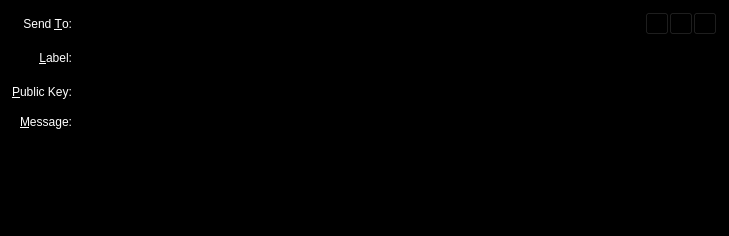
<?xml version="1.0" encoding="UTF-8"?>
<ui version="4.0">
 <class>SendMessagesEntry</class>
 <widget class="QFrame" name="SendMessagesEntry">
  <property name="geometry">
   <rect>
    <x>0</x>
    <y>0</y>
    <width>729</width>
    <height>236</height>
   </rect>
  </property>
  <property name="palette">
   <palette>
    <active>
     <colorrole role="WindowText">
      <brush brushstyle="SolidPattern">
       <color alpha="255">
        <red>255</red>
        <green>255</green>
        <blue>255</blue>
       </color>
      </brush>
     </colorrole>
     <colorrole role="Button">
      <brush brushstyle="SolidPattern">
       <color alpha="255">
        <red>0</red>
        <green>0</green>
        <blue>0</blue>
       </color>
      </brush>
     </colorrole>
     <colorrole role="Light">
      <brush brushstyle="SolidPattern">
       <color alpha="255">
        <red>0</red>
        <green>0</green>
        <blue>0</blue>
       </color>
      </brush>
     </colorrole>
     <colorrole role="Midlight">
      <brush brushstyle="SolidPattern">
       <color alpha="255">
        <red>0</red>
        <green>0</green>
        <blue>0</blue>
       </color>
      </brush>
     </colorrole>
     <colorrole role="Dark">
      <brush brushstyle="SolidPattern">
       <color alpha="255">
        <red>0</red>
        <green>0</green>
        <blue>0</blue>
       </color>
      </brush>
     </colorrole>
     <colorrole role="Mid">
      <brush brushstyle="SolidPattern">
       <color alpha="255">
        <red>0</red>
        <green>0</green>
        <blue>0</blue>
       </color>
      </brush>
     </colorrole>
     <colorrole role="Text">
      <brush brushstyle="SolidPattern">
       <color alpha="255">
        <red>255</red>
        <green>255</green>
        <blue>255</blue>
       </color>
      </brush>
     </colorrole>
     <colorrole role="BrightText">
      <brush brushstyle="SolidPattern">
       <color alpha="255">
        <red>255</red>
        <green>255</green>
        <blue>255</blue>
       </color>
      </brush>
     </colorrole>
     <colorrole role="ButtonText">
      <brush brushstyle="SolidPattern">
       <color alpha="255">
        <red>255</red>
        <green>255</green>
        <blue>255</blue>
       </color>
      </brush>
     </colorrole>
     <colorrole role="Base">
      <brush brushstyle="SolidPattern">
       <color alpha="255">
        <red>0</red>
        <green>0</green>
        <blue>0</blue>
       </color>
      </brush>
     </colorrole>
     <colorrole role="Window">
      <brush brushstyle="SolidPattern">
       <color alpha="255">
        <red>0</red>
        <green>0</green>
        <blue>0</blue>
       </color>
      </brush>
     </colorrole>
     <colorrole role="Shadow">
      <brush brushstyle="SolidPattern">
       <color alpha="255">
        <red>0</red>
        <green>0</green>
        <blue>0</blue>
       </color>
      </brush>
     </colorrole>
     <colorrole role="AlternateBase">
      <brush brushstyle="SolidPattern">
       <color alpha="255">
        <red>0</red>
        <green>0</green>
        <blue>0</blue>
       </color>
      </brush>
     </colorrole>
     <colorrole role="ToolTipBase">
      <brush brushstyle="SolidPattern">
       <color alpha="255">
        <red>255</red>
        <green>255</green>
        <blue>220</blue>
       </color>
      </brush>
     </colorrole>
     <colorrole role="ToolTipText">
      <brush brushstyle="SolidPattern">
       <color alpha="255">
        <red>0</red>
        <green>0</green>
        <blue>0</blue>
       </color>
      </brush>
     </colorrole>
    </active>
    <inactive>
     <colorrole role="WindowText">
      <brush brushstyle="SolidPattern">
       <color alpha="255">
        <red>255</red>
        <green>255</green>
        <blue>255</blue>
       </color>
      </brush>
     </colorrole>
     <colorrole role="Button">
      <brush brushstyle="SolidPattern">
       <color alpha="255">
        <red>0</red>
        <green>0</green>
        <blue>0</blue>
       </color>
      </brush>
     </colorrole>
     <colorrole role="Light">
      <brush brushstyle="SolidPattern">
       <color alpha="255">
        <red>0</red>
        <green>0</green>
        <blue>0</blue>
       </color>
      </brush>
     </colorrole>
     <colorrole role="Midlight">
      <brush brushstyle="SolidPattern">
       <color alpha="255">
        <red>0</red>
        <green>0</green>
        <blue>0</blue>
       </color>
      </brush>
     </colorrole>
     <colorrole role="Dark">
      <brush brushstyle="SolidPattern">
       <color alpha="255">
        <red>0</red>
        <green>0</green>
        <blue>0</blue>
       </color>
      </brush>
     </colorrole>
     <colorrole role="Mid">
      <brush brushstyle="SolidPattern">
       <color alpha="255">
        <red>0</red>
        <green>0</green>
        <blue>0</blue>
       </color>
      </brush>
     </colorrole>
     <colorrole role="Text">
      <brush brushstyle="SolidPattern">
       <color alpha="255">
        <red>255</red>
        <green>255</green>
        <blue>255</blue>
       </color>
      </brush>
     </colorrole>
     <colorrole role="BrightText">
      <brush brushstyle="SolidPattern">
       <color alpha="255">
        <red>255</red>
        <green>255</green>
        <blue>255</blue>
       </color>
      </brush>
     </colorrole>
     <colorrole role="ButtonText">
      <brush brushstyle="SolidPattern">
       <color alpha="255">
        <red>255</red>
        <green>255</green>
        <blue>255</blue>
       </color>
      </brush>
     </colorrole>
     <colorrole role="Base">
      <brush brushstyle="SolidPattern">
       <color alpha="255">
        <red>0</red>
        <green>0</green>
        <blue>0</blue>
       </color>
      </brush>
     </colorrole>
     <colorrole role="Window">
      <brush brushstyle="SolidPattern">
       <color alpha="255">
        <red>0</red>
        <green>0</green>
        <blue>0</blue>
       </color>
      </brush>
     </colorrole>
     <colorrole role="Shadow">
      <brush brushstyle="SolidPattern">
       <color alpha="255">
        <red>0</red>
        <green>0</green>
        <blue>0</blue>
       </color>
      </brush>
     </colorrole>
     <colorrole role="AlternateBase">
      <brush brushstyle="SolidPattern">
       <color alpha="255">
        <red>0</red>
        <green>0</green>
        <blue>0</blue>
       </color>
      </brush>
     </colorrole>
     <colorrole role="ToolTipBase">
      <brush brushstyle="SolidPattern">
       <color alpha="255">
        <red>255</red>
        <green>255</green>
        <blue>220</blue>
       </color>
      </brush>
     </colorrole>
     <colorrole role="ToolTipText">
      <brush brushstyle="SolidPattern">
       <color alpha="255">
        <red>0</red>
        <green>0</green>
        <blue>0</blue>
       </color>
      </brush>
     </colorrole>
    </inactive>
    <disabled>
     <colorrole role="WindowText">
      <brush brushstyle="SolidPattern">
       <color alpha="255">
        <red>255</red>
        <green>255</green>
        <blue>255</blue>
       </color>
      </brush>
     </colorrole>
     <colorrole role="Button">
      <brush brushstyle="SolidPattern">
       <color alpha="255">
        <red>0</red>
        <green>0</green>
        <blue>0</blue>
       </color>
      </brush>
     </colorrole>
     <colorrole role="Light">
      <brush brushstyle="SolidPattern">
       <color alpha="255">
        <red>0</red>
        <green>0</green>
        <blue>0</blue>
       </color>
      </brush>
     </colorrole>
     <colorrole role="Midlight">
      <brush brushstyle="SolidPattern">
       <color alpha="255">
        <red>0</red>
        <green>0</green>
        <blue>0</blue>
       </color>
      </brush>
     </colorrole>
     <colorrole role="Dark">
      <brush brushstyle="SolidPattern">
       <color alpha="255">
        <red>0</red>
        <green>0</green>
        <blue>0</blue>
       </color>
      </brush>
     </colorrole>
     <colorrole role="Mid">
      <brush brushstyle="SolidPattern">
       <color alpha="255">
        <red>0</red>
        <green>0</green>
        <blue>0</blue>
       </color>
      </brush>
     </colorrole>
     <colorrole role="Text">
      <brush brushstyle="SolidPattern">
       <color alpha="255">
        <red>255</red>
        <green>255</green>
        <blue>255</blue>
       </color>
      </brush>
     </colorrole>
     <colorrole role="BrightText">
      <brush brushstyle="SolidPattern">
       <color alpha="255">
        <red>255</red>
        <green>255</green>
        <blue>255</blue>
       </color>
      </brush>
     </colorrole>
     <colorrole role="ButtonText">
      <brush brushstyle="SolidPattern">
       <color alpha="255">
        <red>255</red>
        <green>255</green>
        <blue>255</blue>
       </color>
      </brush>
     </colorrole>
     <colorrole role="Base">
      <brush brushstyle="SolidPattern">
       <color alpha="255">
        <red>0</red>
        <green>0</green>
        <blue>0</blue>
       </color>
      </brush>
     </colorrole>
     <colorrole role="Window">
      <brush brushstyle="SolidPattern">
       <color alpha="255">
        <red>0</red>
        <green>0</green>
        <blue>0</blue>
       </color>
      </brush>
     </colorrole>
     <colorrole role="Shadow">
      <brush brushstyle="SolidPattern">
       <color alpha="255">
        <red>0</red>
        <green>0</green>
        <blue>0</blue>
       </color>
      </brush>
     </colorrole>
     <colorrole role="AlternateBase">
      <brush brushstyle="SolidPattern">
       <color alpha="255">
        <red>0</red>
        <green>0</green>
        <blue>0</blue>
       </color>
      </brush>
     </colorrole>
     <colorrole role="ToolTipBase">
      <brush brushstyle="SolidPattern">
       <color alpha="255">
        <red>255</red>
        <green>255</green>
        <blue>220</blue>
       </color>
      </brush>
     </colorrole>
     <colorrole role="ToolTipText">
      <brush brushstyle="SolidPattern">
       <color alpha="255">
        <red>0</red>
        <green>0</green>
        <blue>0</blue>
       </color>
      </brush>
     </colorrole>
    </disabled>
   </palette>
  </property>
  <property name="windowTitle">
   <string>Form</string>
  </property>
  <property name="frameShape">
   <enum>QFrame::StyledPanel</enum>
  </property>
  <property name="frameShadow">
   <enum>QFrame::Sunken</enum>
  </property>
  <layout class="QGridLayout" name="gridLayout">
   <property name="spacing">
    <number>12</number>
   </property>
   <item row="3" column="2">
    <layout class="QHBoxLayout" name="sendToLayout">
     <property name="spacing">
      <number>0</number>
     </property>
     <item>
      <widget class="QValidatedLineEdit" name="sendTo">
       <property name="toolTip">
        <string>The address to send the payment to  (e.g. D6f2HnKGapfyWv9RqLXTvJV8qjDvRCqyLK)</string>
       </property>
       <property name="maxLength">
        <number>34</number>
       </property>
      </widget>
     </item>
     <item>
      <widget class="QToolButton" name="addressBookButton">
       <property name="toolTip">
        <string>Choose address from address book</string>
       </property>
       <property name="text">
        <string/>
       </property>
       <property name="icon">
        <iconset resource="../darksilk.qrc">
         <normaloff>:/icons/address-book</normaloff>:/icons/address-book</iconset>
       </property>
       <property name="shortcut">
        <string>Alt+A</string>
       </property>
      </widget>
     </item>
     <item>
      <widget class="QToolButton" name="pasteButton">
       <property name="toolTip">
        <string>Paste address from clipboard</string>
       </property>
       <property name="text">
        <string/>
       </property>
       <property name="icon">
        <iconset resource="../darksilk.qrc">
         <normaloff>:/icons/editpaste</normaloff>:/icons/editpaste</iconset>
       </property>
       <property name="shortcut">
        <string>Alt+P</string>
       </property>
      </widget>
     </item>
     <item>
      <widget class="QToolButton" name="deleteButton">
       <property name="toolTip">
        <string>Remove this recipient</string>
       </property>
       <property name="text">
        <string/>
       </property>
       <property name="icon">
        <iconset resource="../darksilk.qrc">
         <normaloff>:/icons/remove</normaloff>:/icons/remove</iconset>
       </property>
      </widget>
     </item>
    </layout>
   </item>
   <item row="6" column="0">
    <widget class="QLabel" name="messageLabel">
     <property name="text">
      <string>&amp;Message:</string>
     </property>
     <property name="alignment">
      <set>Qt::AlignRight|Qt::AlignTop|Qt::AlignTrailing</set>
     </property>
     <property name="buddy">
      <cstring>messageText</cstring>
     </property>
    </widget>
   </item>
   <item row="3" column="0">
    <widget class="QLabel" name="label_2">
     <property name="text">
      <string>Send &amp;To:</string>
     </property>
     <property name="alignment">
      <set>Qt::AlignRight|Qt::AlignTrailing|Qt::AlignVCenter</set>
     </property>
     <property name="buddy">
      <cstring>sendTo</cstring>
     </property>
    </widget>
   </item>
   <item row="6" column="2">
    <widget class="QValidatedTextEdit" name="messageText">
     <property name="mouseTracking">
      <bool>true</bool>
     </property>
     <property name="focusPolicy">
      <enum>Qt::WheelFocus</enum>
     </property>
     <property name="tabChangesFocus">
      <bool>false</bool>
     </property>
    </widget>
   </item>
   <item row="4" column="2">
    <widget class="QValidatedLineEdit" name="addAsLabel">
     <property name="enabled">
      <bool>true</bool>
     </property>
     <property name="toolTip">
      <string>Enter a label for this address to add it to your address book</string>
     </property>
    </widget>
   </item>
   <item row="4" column="0">
    <widget class="QLabel" name="label_4">
     <property name="text">
      <string>&amp;Label:</string>
     </property>
     <property name="alignment">
      <set>Qt::AlignRight|Qt::AlignTrailing|Qt::AlignVCenter</set>
     </property>
     <property name="buddy">
      <cstring>addAsLabel</cstring>
     </property>
    </widget>
   </item>
   <item row="5" column="0">
    <widget class="QLabel" name="publicKeyLabel">
     <property name="text">
      <string>&amp;Public Key:</string>
     </property>
     <property name="buddy">
      <cstring>publicKey</cstring>
     </property>
    </widget>
   </item>
   <item row="5" column="2">
    <widget class="QValidatedLineEdit" name="publicKey">
    </widget>
   </item>
  </layout>
 </widget>
 <customwidgets>
  <customwidget>
   <class>QValidatedLineEdit</class>
   <extends>QLineEdit</extends>
   <header>qvalidatedlineedit.h</header>
  </customwidget>
  <customwidget>
   <class>QValidatedTextEdit</class>
   <extends>QPlainTextEdit</extends>
   <header>qvalidatedtextedit.h</header>
  </customwidget>
 </customwidgets>
 <resources>
  <include location="../darksilk.qrc"/>
 </resources>
 <connections/>
</ui>
